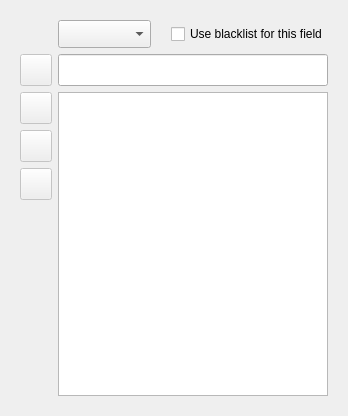
                  <widget class="QWidget" name="tab_ConfIis_Blacklists">
                   <attribute name="title">
                    <string>Blacklists</string>
                   </attribute>
                   <layout class="QGridLayout" name="gridLayout_60">
                    <item row="0" column="0">
                     <widget class="QFrame" name="frame_ConfIis_Blacklist">
                      <layout class="QGridLayout" name="gridLayout_78">
                       <item row="0" column="1">
                        <widget class="QComboBox" name="box_ConfIis_Blacklist_Field">
                         <property name="maximumSize">
                          <size>
                           <width>160</width>
                           <height>32</height>
                          </size>
                         </property>
                         <property name="font">
                          <font>
                           <pointsize>13</pointsize>
                          </font>
                         </property>
                         <property name="toolTip">
                          <string>Select a log field</string>
                         </property>
                        </widget>
                       </item>
                       <item row="0" column="2">
                        <spacer name="spacer_ConfIis_Blacklist_2">
                         <property name="orientation">
                          <enum>Qt::Horizontal</enum>
                         </property>
                         <property name="sizeType">
                          <enum>QSizePolicy::Fixed</enum>
                         </property>
                         <property name="sizeHint" stdset="0">
                          <size>
                           <width>8</width>
                           <height>20</height>
                          </size>
                         </property>
                        </spacer>
                       </item>
                       <item row="0" column="3">
                        <widget class="QCheckBox" name="checkBox_ConfIis_Blacklist_Used">
                         <property name="text">
                          <string>Use blacklist for this field</string>
                         </property>
                        </widget>
                       </item>
                       <item row="1" column="0">
                        <widget class="QPushButton" name="button_ConfIis_Blacklist_Add">
                         <property name="enabled">
                          <bool>false</bool>
                         </property>
                         <property name="minimumSize">
                          <size>
                           <width>32</width>
                           <height>32</height>
                          </size>
                         </property>
                         <property name="maximumSize">
                          <size>
                           <width>32</width>
                           <height>32</height>
                          </size>
                         </property>
                         <property name="font">
                          <font>
                           <pointsize>20</pointsize>
                          </font>
                         </property>
                         <property name="cursor">
                          <cursorShape>PointingHandCursor</cursorShape>
                         </property>
                         <property name="toolTip">
                          <string>Add line</string>
                         </property>
                         <property name="layoutDirection">
                          <enum>Qt::RightToLeft</enum>
                         </property>
                         <property name="text">
                          <string notr="true"/>
                         </property>
                         <property name="icon">
                          <iconset>
                           <normalon>:/icons/icons/add.png</normalon>
                          </iconset>
                         </property>
                         <property name="iconSize">
                          <size>
                           <width>32</width>
                           <height>32</height>
                          </size>
                         </property>
                        </widget>
                       </item>
                       <item row="1" column="1" colspan="3">
                        <widget class="QLineEdit" name="inLine_ConfIis_Blacklist_String">
                         <property name="minimumSize">
                          <size>
                           <width>0</width>
                           <height>32</height>
                          </size>
                         </property>
                         <property name="maximumSize">
                          <size>
                           <width>16777215</width>
                           <height>32</height>
                          </size>
                         </property>
                        </widget>
                       </item>
                       <item row="2" column="0">
                        <widget class="QPushButton" name="button_ConfIis_Blacklist_Remove">
                         <property name="enabled">
                          <bool>false</bool>
                         </property>
                         <property name="minimumSize">
                          <size>
                           <width>32</width>
                           <height>32</height>
                          </size>
                         </property>
                         <property name="maximumSize">
                          <size>
                           <width>32</width>
                           <height>32</height>
                          </size>
                         </property>
                         <property name="font">
                          <font>
                           <pointsize>20</pointsize>
                          </font>
                         </property>
                         <property name="cursor">
                          <cursorShape>PointingHandCursor</cursorShape>
                         </property>
                         <property name="toolTip">
                          <string>Remove selection</string>
                         </property>
                         <property name="layoutDirection">
                          <enum>Qt::RightToLeft</enum>
                         </property>
                         <property name="text">
                          <string notr="true"/>
                         </property>
                         <property name="icon">
                          <iconset>
                           <normalon>:/icons/icons/rem.png</normalon>
                          </iconset>
                         </property>
                         <property name="iconSize">
                          <size>
                           <width>32</width>
                           <height>32</height>
                          </size>
                         </property>
                        </widget>
                       </item>
                       <item row="2" column="1" rowspan="4" colspan="3">
                        <widget class="QListWidget" name="list_ConfIis_Blacklist_List">
                         <property name="editTriggers">
                          <set>QAbstractItemView::NoEditTriggers</set>
                         </property>
                        </widget>
                       </item>
                       <item row="3" column="0">
                        <widget class="QPushButton" name="button_ConfIis_Blacklist_Up">
                         <property name="enabled">
                          <bool>false</bool>
                         </property>
                         <property name="minimumSize">
                          <size>
                           <width>32</width>
                           <height>32</height>
                          </size>
                         </property>
                         <property name="maximumSize">
                          <size>
                           <width>32</width>
                           <height>32</height>
                          </size>
                         </property>
                         <property name="font">
                          <font>
                           <pointsize>20</pointsize>
                          </font>
                         </property>
                         <property name="cursor">
                          <cursorShape>PointingHandCursor</cursorShape>
                         </property>
                         <property name="toolTip">
                          <string>Move the selected item down</string>
                         </property>
                         <property name="layoutDirection">
                          <enum>Qt::RightToLeft</enum>
                         </property>
                         <property name="text">
                          <string notr="true"/>
                         </property>
                         <property name="icon">
                          <iconset>
                           <normalon>:/icons/icons/up.png</normalon>
                          </iconset>
                         </property>
                         <property name="iconSize">
                          <size>
                           <width>32</width>
                           <height>32</height>
                          </size>
                         </property>
                        </widget>
                       </item>
                       <item row="4" column="0">
                        <widget class="QPushButton" name="button_ConfIis_Blacklist_Down">
                         <property name="enabled">
                          <bool>false</bool>
                         </property>
                         <property name="minimumSize">
                          <size>
                           <width>32</width>
                           <height>32</height>
                          </size>
                         </property>
                         <property name="maximumSize">
                          <size>
                           <width>32</width>
                           <height>32</height>
                          </size>
                         </property>
                         <property name="font">
                          <font>
                           <pointsize>20</pointsize>
                          </font>
                         </property>
                         <property name="cursor">
                          <cursorShape>PointingHandCursor</cursorShape>
                         </property>
                         <property name="toolTip">
                          <string>Move the selected item down</string>
                         </property>
                         <property name="layoutDirection">
                          <enum>Qt::RightToLeft</enum>
                         </property>
                         <property name="text">
                          <string notr="true"/>
                         </property>
                         <property name="icon">
                          <iconset>
                           <normalon>:/icons/icons/down.png</normalon>
                          </iconset>
                         </property>
                         <property name="iconSize">
                          <size>
                           <width>32</width>
                           <height>32</height>
                          </size>
                         </property>
                        </widget>
                       </item>
                       <item row="5" column="0">
                        <spacer name="spacer_ConfIis_Blacklist_1">
                         <property name="orientation">
                          <enum>Qt::Vertical</enum>
                         </property>
                         <property name="sizeHint" stdset="0">
                          <size>
                           <width>20</width>
                           <height>196</height>
                          </size>
                         </property>
                        </spacer>
                       </item>
                      </layout>
                     </widget>
                    </item>
                   </layout>
                  </widget>
